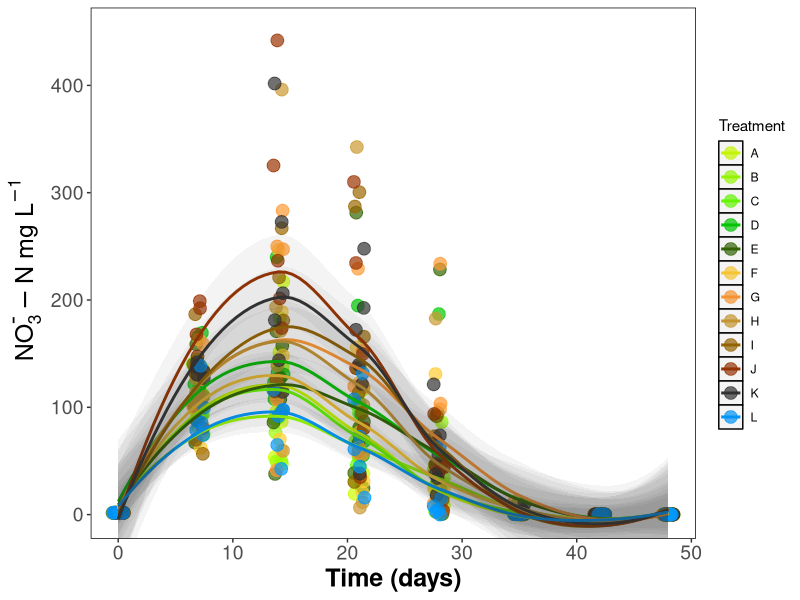

Reproduce this figure in R.
## This script takes the wrangled data from 15n_sol_proc.R and ../results/raw/15n_soil_sol.csv
## It examines the final processed data ../results/processed/ratios.csv

library(tidyverse)
all <- read_csv("results/processed/ratios.csv")
all

## Now let's look how the variables change over time

## this page was helpful for mu and super/subscripts: 
## https://stackoverflow.com/questions/34892262/subscripts-and-superscripts-or-with-ggplot2-axis-labels-ionic-chemical

## also here: https://rstudio-pubs-static.s3.amazonaws.com/136237_170402e5f0b54561bf7605bdea98267a.html

## Below is a rather extensive set of code for xy plots with/without trends and CI ribbons

## Nitrate

ggplot(data = all, aes(days, no3, colour = trt)) + # x, y, colour by treatment
  scale_colour_manual(values=c("#CCFF00", # all the colours in hexadecimal code in order of "colour = x" argument above
                               "#99FF00",
                               "#66FF00",
                               "#00CC00",
                               "#336600",
                               "#FFCC33",
                               "#FF9933",
                               "#CC9933",
                               "#996600",
                               "#993300",
                               "#333333",
                               "#0099FF"
  )) +
  #geom_point(size = 6, alpha = 0.6) + # Plot as a point graph, size, transparency
  geom_jitter(size = 4, alpha = 0.7, width = 0.5) + # Plot as a jittered point graph
  stat_smooth(method = "loess", se = FALSE, size = 1) + # Adds trend line only
  stat_smooth(method = "loess", # Adds ribbon for SE / CI and allows transparency to be adjusted
  #              colour = "red", 
                geom = "ribbon", 
                alpha = 0.05, #sets ribbon transparency
                size = 0.0001, #sets ribbon outline thickness. Need to work out how to make transparent
                fullrange = TRUE) + # Forces ribbon to end of data
 # xlim(0, 48) + ylim(0, 300) + # can be used to set hard limits to scale
  coord_cartesian(xlim = c(0, 48), ylim = c(0, 450)) + #sets soft limits to scale
  labs(
    x = "Time (days)", # x axis label
    y = ~NO[3]^{textstyle("-")}-N ~mg~L^{-1}, #y axis label, note cpde and weblink above for special characters and script
    #  title = "Nitrogen", # Graph title
    colour = "Treatment" # Legend Title
  ) +
  theme(
    panel.grid = element_blank(), # blank grid
    # axis.text.y = element_text(angle = 90), # rotates labels
    axis.text=element_text(size=14), # axis text size
    axis.title = element_text(color="black", face="bold", size=18), # axis label text size
    panel.background = element_rect(fill = "white", # panel background
                                    colour = "black") # panel outline
  )


